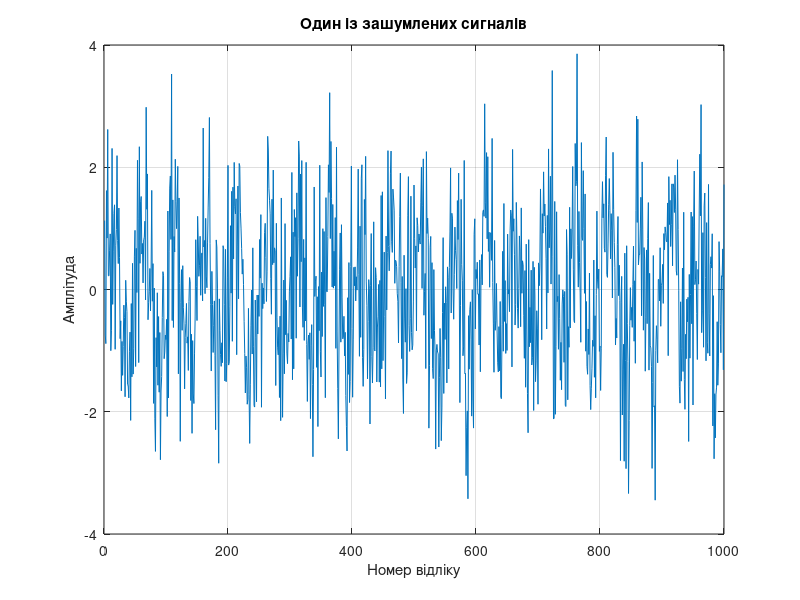
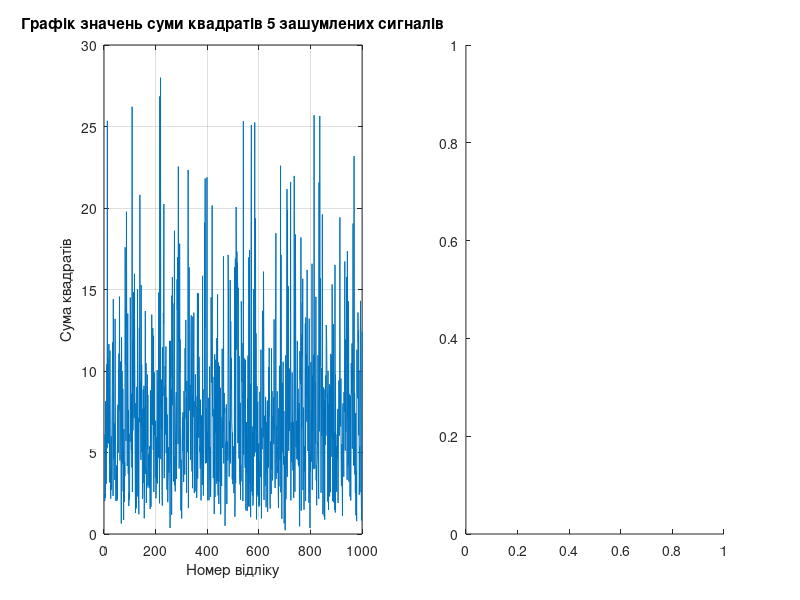

These figures' MATLAB source, in order: (Note: this script raises an error after producing the figures.)
clear;
n = 1000;
V1 = zeros(1, n);

for i = 1:5
    S = sin(2*pi*(0:n-1)/50);
    noise = randn(1, n);
    V = S + noise;
    V1 = V1 + V.^2;
end

m = mean(V1);
d = var(V1);

fprintf('Математичне сподівання: %.4f\n', m);
fprintf('Дисперсія: %.4f\n', d);

figure;
plot(V);
title('Один із зашумлених сигналів');
xlabel('Номер відліку');
ylabel('Амплітуда');
grid on;

figure;
subplot(1,2,1);
plot(V1);
title('Графік значень суми квадратів 5 зашумлених сигналів');
xlabel('Номер відліку');
ylabel('Сума квадратів');
grid on;

subplot(1,2,2);
histogram(V1, 20, 'Normalization', 'pdf');
title('Гістограма розподілу V1');
xlabel('Значення');
ylabel('Щільність');
grid on;
